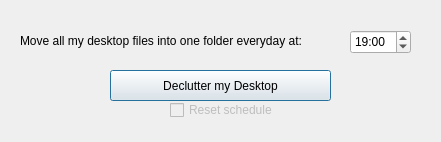
<?xml version="1.0" encoding="UTF-8"?>
<ui version="4.0">
 <class>MainWindow</class>
 <widget class="QMainWindow" name="MainWindow">
  <property name="geometry">
   <rect>
    <x>0</x>
    <y>0</y>
    <width>441</width>
    <height>142</height>
   </rect>
  </property>
  <property name="maximumSize">
   <size>
    <width>441</width>
    <height>142</height>
   </size>
  </property>
  <property name="windowTitle">
   <string>Desklutter</string>
  </property>
  <widget class="QWidget" name="centralwidget">
   <widget class="QLabel" name="Move">
    <property name="geometry">
     <rect>
      <x>20</x>
      <y>20</y>
      <width>331</width>
      <height>41</height>
     </rect>
    </property>
    <property name="text">
     <string>Move all my desktop files into one folder everyday at:</string>
    </property>
   </widget>
   <widget class="QTimeEdit" name="timeBegin">
    <property name="enabled">
     <bool>true</bool>
    </property>
    <property name="geometry">
     <rect>
      <x>350</x>
      <y>30</y>
      <width>61</width>
      <height>24</height>
     </rect>
    </property>
    <property name="autoFillBackground">
     <bool>false</bool>
    </property>
    <property name="locale">
     <locale language="English" country="UnitedStates"/>
    </property>
    <property name="dateTime">
     <datetime>
      <hour>19</hour>
      <minute>0</minute>
      <second>0</second>
      <year>2000</year>
      <month>1</month>
      <day>1</day>
     </datetime>
    </property>
    <property name="displayFormat">
     <string>HH:mm</string>
    </property>
    <property name="time">
     <time>
      <hour>19</hour>
      <minute>0</minute>
      <second>0</second>
     </time>
    </property>
   </widget>
   <widget class="QPushButton" name="startButton">
    <property name="enabled">
     <bool>true</bool>
    </property>
    <property name="geometry">
     <rect>
      <x>110</x>
      <y>70</y>
      <width>221</width>
      <height>31</height>
     </rect>
    </property>
    <property name="cursor">
     <cursorShape>PointingHandCursor</cursorShape>
    </property>
    <property name="mouseTracking">
     <bool>false</bool>
    </property>
    <property name="text">
     <string>Declutter my Desktop</string>
    </property>
    <property name="autoDefault">
     <bool>false</bool>
    </property>
    <property name="default">
     <bool>true</bool>
    </property>
    <property name="flat">
     <bool>false</bool>
    </property>
   </widget>
   <widget class="QCheckBox" name="checkBox">
    <property name="enabled">
     <bool>false</bool>
    </property>
    <property name="geometry">
     <rect>
      <x>170</x>
      <y>100</y>
      <width>121</width>
      <height>20</height>
     </rect>
    </property>
    <property name="text">
     <string>Reset schedule</string>
    </property>
   </widget>
  </widget>
 </widget>
 <resources/>
 <connections/>
</ui>
